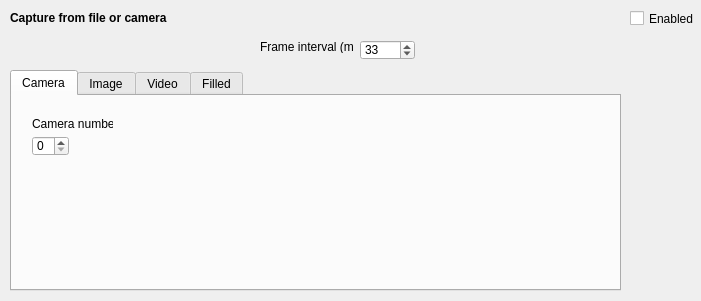
<?xml version="1.0" encoding="UTF-8"?>
<ui version="4.0">
 <class>CaptureWidget</class>
 <widget class="QWidget" name="CaptureWidget">
  <property name="geometry">
   <rect>
    <x>0</x>
    <y>0</y>
    <width>701</width>
    <height>301</height>
   </rect>
  </property>
  <property name="windowTitle">
   <string>Form</string>
  </property>
  <widget class="QCheckBox" name="enabledCheckBox">
   <property name="geometry">
    <rect>
     <x>630</x>
     <y>10</y>
     <width>70</width>
     <height>17</height>
    </rect>
   </property>
   <property name="text">
    <string>Enabled</string>
   </property>
  </widget>
  <widget class="QLabel" name="label_2">
   <property name="geometry">
    <rect>
     <x>10</x>
     <y>10</y>
     <width>191</width>
     <height>16</height>
    </rect>
   </property>
   <property name="font">
    <font>
     <weight>75</weight>
     <bold>true</bold>
    </font>
   </property>
   <property name="text">
    <string>Capture from file or camera</string>
   </property>
  </widget>
  <widget class="QTabWidget" name="sourceType">
   <property name="geometry">
    <rect>
     <x>10</x>
     <y>70</y>
     <width>611</width>
     <height>221</height>
    </rect>
   </property>
   <property name="currentIndex">
    <number>0</number>
   </property>
   <widget class="QWidget" name="tab">
    <attribute name="title">
     <string>Camera</string>
    </attribute>
    <widget class="QLabel" name="label">
     <property name="geometry">
      <rect>
       <x>20</x>
       <y>20</y>
       <width>81</width>
       <height>16</height>
      </rect>
     </property>
     <property name="text">
      <string>Camera number</string>
     </property>
    </widget>
    <widget class="QSpinBox" name="cameraNumberSpinBox">
     <property name="geometry">
      <rect>
       <x>20</x>
       <y>40</y>
       <width>37</width>
       <height>20</height>
      </rect>
     </property>
    </widget>
   </widget>
   <widget class="QWidget" name="tab_3">
    <attribute name="title">
     <string>Image</string>
    </attribute>
    <widget class="QPushButton" name="file1Button">
     <property name="geometry">
      <rect>
       <x>530</x>
       <y>40</y>
       <width>41</width>
       <height>23</height>
      </rect>
     </property>
     <property name="toolTip">
      <string>Take screenshot from the current filter's output window. Save as CV_8U single-channel PNG.</string>
     </property>
     <property name="text">
      <string>View</string>
     </property>
    </widget>
    <widget class="QLabel" name="label_3">
     <property name="geometry">
      <rect>
       <x>20</x>
       <y>20</y>
       <width>81</width>
       <height>16</height>
      </rect>
     </property>
     <property name="text">
      <string>Image file</string>
     </property>
    </widget>
    <widget class="QLineEdit" name="file1Name">
     <property name="geometry">
      <rect>
       <x>20</x>
       <y>40</y>
       <width>501</width>
       <height>20</height>
      </rect>
     </property>
    </widget>
    <widget class="QPushButton" name="file2Button">
     <property name="geometry">
      <rect>
       <x>530</x>
       <y>90</y>
       <width>41</width>
       <height>23</height>
      </rect>
     </property>
     <property name="toolTip">
      <string>Take screenshot from the current filter's output window. Save as CV_8U single-channel PNG.</string>
     </property>
     <property name="text">
      <string>View</string>
     </property>
    </widget>
    <widget class="QLabel" name="label_4">
     <property name="geometry">
      <rect>
       <x>20</x>
       <y>70</y>
       <width>132</width>
       <height>13</height>
      </rect>
     </property>
     <property name="text">
      <string>Second image file (optional)</string>
     </property>
    </widget>
    <widget class="QLineEdit" name="file2Name">
     <property name="geometry">
      <rect>
       <x>20</x>
       <y>90</y>
       <width>501</width>
       <height>20</height>
      </rect>
     </property>
    </widget>
   </widget>
   <widget class="QWidget" name="tab_2">
    <attribute name="title">
     <string>Video</string>
    </attribute>
    <widget class="QLabel" name="label_5">
     <property name="geometry">
      <rect>
       <x>20</x>
       <y>20</y>
       <width>81</width>
       <height>16</height>
      </rect>
     </property>
     <property name="text">
      <string>Video file</string>
     </property>
    </widget>
    <widget class="QLineEdit" name="videoFileName">
     <property name="geometry">
      <rect>
       <x>20</x>
       <y>40</y>
       <width>501</width>
       <height>20</height>
      </rect>
     </property>
    </widget>
    <widget class="QPushButton" name="videoFileButton">
     <property name="geometry">
      <rect>
       <x>530</x>
       <y>40</y>
       <width>41</width>
       <height>23</height>
      </rect>
     </property>
     <property name="toolTip">
      <string>Take screenshot from the current filter's output window. Save as CV_8U single-channel PNG.</string>
     </property>
     <property name="text">
      <string>View</string>
     </property>
    </widget>
    <widget class="QSlider" name="videoProgress">
     <property name="enabled">
      <bool>false</bool>
     </property>
     <property name="geometry">
      <rect>
       <x>20</x>
       <y>120</y>
       <width>501</width>
       <height>19</height>
      </rect>
     </property>
     <property name="maximum">
      <number>100</number>
     </property>
     <property name="orientation">
      <enum>Qt::Horizontal</enum>
     </property>
     <property name="invertedAppearance">
      <bool>false</bool>
     </property>
     <property name="invertedControls">
      <bool>false</bool>
     </property>
     <property name="tickPosition">
      <enum>QSlider::TicksBelow</enum>
     </property>
     <property name="tickInterval">
      <number>10</number>
     </property>
    </widget>
    <widget class="QLabel" name="labelFrames">
     <property name="geometry">
      <rect>
       <x>20</x>
       <y>100</y>
       <width>281</width>
       <height>16</height>
      </rect>
     </property>
     <property name="text">
      <string>Current frame:  0 of 100</string>
     </property>
    </widget>
   </widget>
   <widget class="QWidget" name="tab_4">
    <attribute name="title">
     <string>Filled</string>
    </attribute>
    <widget class="QSpinBox" name="frameWidthSpinBox">
     <property name="geometry">
      <rect>
       <x>130</x>
       <y>20</y>
       <width>51</width>
       <height>20</height>
      </rect>
     </property>
     <property name="minimum">
      <number>1</number>
     </property>
     <property name="maximum">
      <number>1920</number>
     </property>
     <property name="value">
      <number>640</number>
     </property>
    </widget>
    <widget class="QLabel" name="label_6">
     <property name="geometry">
      <rect>
       <x>20</x>
       <y>20</y>
       <width>96</width>
       <height>13</height>
      </rect>
     </property>
     <property name="text">
      <string>Size of empty frame</string>
     </property>
    </widget>
    <widget class="QSpinBox" name="frameHeightSpinBox">
     <property name="geometry">
      <rect>
       <x>206</x>
       <y>20</y>
       <width>51</width>
       <height>20</height>
      </rect>
     </property>
     <property name="minimum">
      <number>1</number>
     </property>
     <property name="maximum">
      <number>1080</number>
     </property>
     <property name="value">
      <number>480</number>
     </property>
    </widget>
    <widget class="QLabel" name="label_7">
     <property name="geometry">
      <rect>
       <x>190</x>
       <y>20</y>
       <width>16</width>
       <height>16</height>
      </rect>
     </property>
     <property name="text">
      <string>X</string>
     </property>
    </widget>
    <widget class="QLabel" name="label_8">
     <property name="geometry">
      <rect>
       <x>20</x>
       <y>50</y>
       <width>237</width>
       <height>13</height>
      </rect>
     </property>
     <property name="text">
      <string>(Empty frame has type CV_8UC3 and filled white)</string>
     </property>
    </widget>
   </widget>
  </widget>
  <widget class="QSpinBox" name="refreshPeriodMs">
   <property name="geometry">
    <rect>
     <x>360</x>
     <y>40</y>
     <width>55</width>
     <height>20</height>
    </rect>
   </property>
   <property name="minimum">
    <number>10</number>
   </property>
   <property name="maximum">
    <number>99999</number>
   </property>
   <property name="singleStep">
    <number>1</number>
   </property>
   <property name="value">
    <number>33</number>
   </property>
  </widget>
  <widget class="QLabel" name="label_11">
   <property name="geometry">
    <rect>
     <x>260</x>
     <y>40</y>
     <width>93</width>
     <height>13</height>
    </rect>
   </property>
   <property name="text">
    <string>Frame interval (ms)</string>
   </property>
  </widget>
 </widget>
 <resources/>
 <connections/>
</ui>
